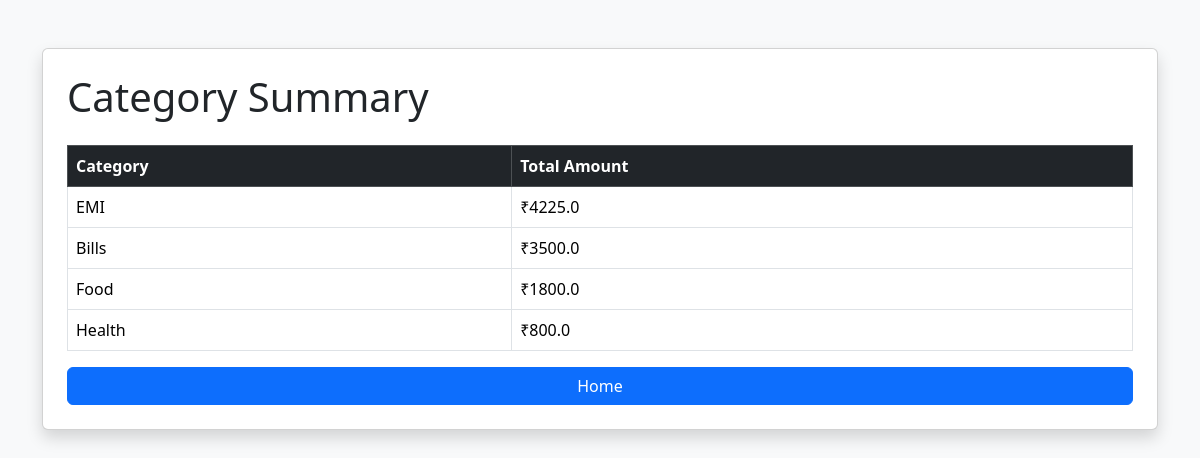
Page /summary on the committed database.
### tables this page shows
CREATE TABLE expenses(
        id INTEGER PRIMARY KEY AUTOINCREMENT,
        date TEXT NOT NULL,
        category TEXT NOT NULL,
        description TEXT,
        amount REAL NOT NULL
    );

### app.py (the view)
@app.route("/summary")
def summary():
    conn = get_connection()
    cursor = conn.cursor()
    cursor.execute("""
    SELECT
        category,
        SUM(amount)
    FROM expenses
    GROUP BY category
    ORDER BY SUM(amount) DESC
    """)
    summary_data = cursor.fetchall()
    conn.close()
    return render_template(
        "summary.html",
        summary=summary_data
    )

### app.py (called while the page is built)
def get_connection():
    return sqlite3.connect("expense.db")

### templates/summary.html (shortened to what this page needs)
<!DOCTYPE html>
<html>
<head>
    <link href="https://cdn.jsdelivr.net/npm/bootstrap@5.3.3/dist/css/bootstrap.min.css"
          rel="stylesheet">
</head>
<body class="bg-light">
<div class="container mt-5">
    <div class="card shadow p-4">
        <h1 class="mb-4">
            Category Summary
        </h1>
        <table class="table table-bordered table-hover">
            <thead class="table-dark">
            <tr>
                <th>Category</th>
                <th>Total Amount</th>
            </tr>
            </thead>
            <tbody>
            {% for row in summary %}
            <tr>
                <td>{{ row[0] }}</td>
                <td>
                    ₹{{ row[1] }}
                </td>
            </tr>
            {% endfor %}
            </tbody>
        </table>
        <a href="/"
           class="btn btn-primary">
            Home
        </a>
    </div>
</div>
</body>
</html>

### rows in the picture
expenses: category "EMI", amount "4225.0"
expenses: category "Health", amount "800.0"

### other values in the picture
{{ row[0] }} "Bills" "Food"
{{ row[1] }} "3500.0" "1800.0"
